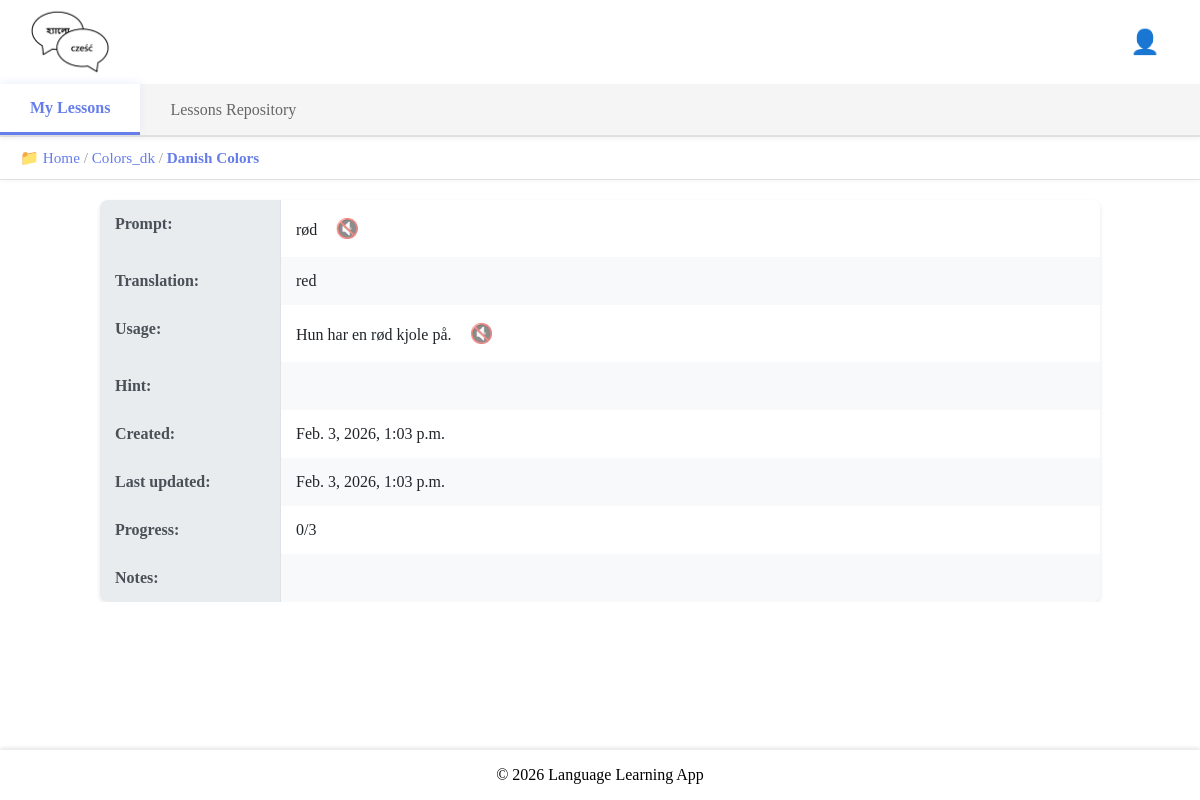
Before: /my-word-details/1759/ (signed in) with the older database file.
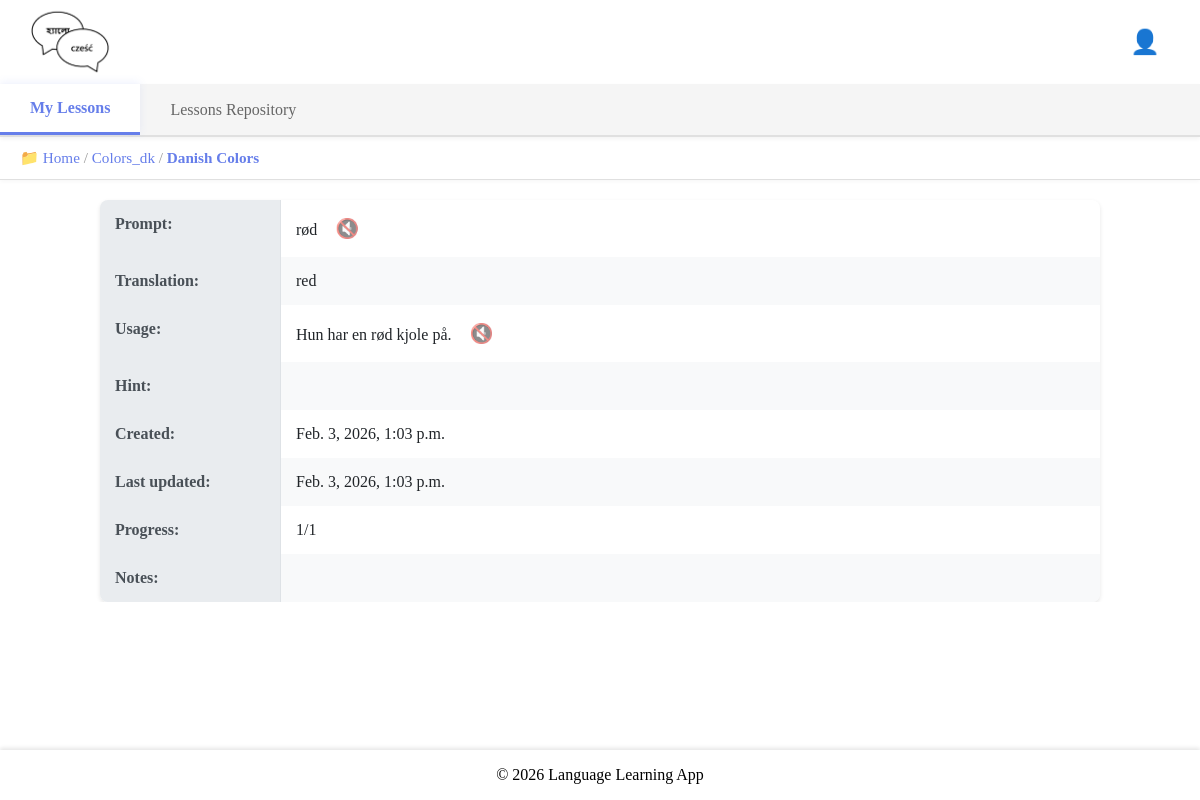
After: the same page with the newer database file.
### base/models.py (models this page shows, shortened)
class UserWord(models.Model):
    user_lesson = models.ForeignKey(
        UserLesson,
        on_delete=models.CASCADE,
        related_name="user_words",
    )
    word = models.ForeignKey(Word, on_delete=models.CASCADE)
    current_progress = models.PositiveIntegerField(default=0)
    notes = models.TextField(blank=True)
    class Meta:
        unique_together = ("user_lesson", "word")

class UserLesson(models.Model):
    user = models.ForeignKey(User, on_delete=models.CASCADE)
    lesson = models.ForeignKey(Lesson, on_delete=models.CASCADE)
    directory = models.ForeignKey(
        "UserDirectory",
        on_delete=models.SET_NULL,
        null=True,
        blank=True,
        related_name="lessons",
    )
    target_progress = models.PositiveIntegerField(
        default=3, validators=[MinValueValidator(1)]
    )
    practice_window = models.PositiveIntegerField(
        default=10, validators=[MinValueValidator(1)]
    )
    allowed_error_margin = models.PositiveIntegerField(
        default=0, validators=[MinValueValidator(0)]
    )
    class Meta:
        unique_together = ("user", "lesson")

class Word(models.Model):
    lesson = models.ForeignKey(Lesson, on_delete=models.CASCADE, related_name="words")
    prompt = models.CharField(max_length=255)
    translation = models.CharField(max_length=255)
    usage = models.TextField(blank=True)
    prompt_audio = models.FileField(upload_to="audio/prompts/", blank=True, null=True)
    usage_audio = models.FileField(upload_to="audio/usages/", blank=True, null=True)
    hint = models.CharField(max_length=255, blank=True)
    updated = models.DateTimeField(auto_now=True)
    created = models.DateTimeField(auto_now_add=True)
    def has_prompt_audio(self):
        return (
            self.prompt_audio
            and self.prompt_audio.name
            and os.path.isfile(self.prompt_audio.path)
        )
    def has_usage_audio(self):
        return (
            self.usage_audio
            and self.usage_audio.name
            and os.path.isfile(self.usage_audio.path)
        )

### base/views.py (the view)
@login_required(login_url="login")
def myWordDetails(request, my_word_id):
    myWord = UserWord.objects.select_related(
        "user_lesson", "user_lesson__user", "user_lesson__directory", "word"
    ).filter(id=my_word_id).first()
    if not myWord:
        return HttpResponse("You do not have this word in your lesson.", status=404)
    if (
        request.user.id != myWord.user_lesson.user.id
        and not request.user.is_superuser
    ):
        return HttpResponse("You are not allowed here!", status=403)
    current_directory = myWord.user_lesson.directory
    if not current_directory:
        current_directory = UserDirectory.get_or_create_root_directory(request.user)
    breadcrumb_path = current_directory.get_path()
    context = {
        "my_word": myWord,
        "current_directory": current_directory,
        "breadcrumb_path": breadcrumb_path,
        "breadcrumb_lesson": myWord.user_lesson,
    }
    return render(request, "base/authenticated/my_lessons/my_word_details.html", context)

### base/models.py (called while the page is built)
    def get_path(self):
        path = []
        current = self
        visited = set()
        while current is not None:
            if current.id in visited:
                break
            visited.add(current.id)
            path.insert(0, current)
            current = current.parent_directory
        return path

### base/templates/base/authenticated/my_lessons/my_word_details.html (shortened to what this page needs)
{% extends 'base/layouts/my_lessons_layout.html' %}
{% block tab_content %}
<div class="my-word-container">
    <div class="word-details-table">
        <div class="detail-row">
            <div class="detail-label">Prompt:</div>
            <div class="detail-content">
                {{ my_word.word.prompt }}
                {% if my_word.word.has_prompt_audio %}
                    <audio id="prompt_audio" src="{{ my_word.word.prompt_audio.url }}?v={{ my_word.word.updated|date:'U' }}"></audio>
                    <button type="button" class="audio-btn" onclick="document.getElementById('prompt_audio').play()" title="Play audio">🔊</button>
                {% else %}
                    <button type="button" class="audio-btn audio-disabled" disabled title="Audio not generated for this word">🔇</button>
                {% endif %}
            </div>
        </div>
        <div class="detail-row">
            <div class="detail-label">Translation:</div>
            <div class="detail-content">{{ my_word.word.translation }}</div>
        </div>
        <div class="detail-row">
            <div class="detail-label">Usage:</div>
            <div class="detail-content">
                {{ my_word.word.usage }}
                {% if my_word.word.has_usage_audio %}
                    <audio id="usage_audio" src="{{ my_word.word.usage_audio.url }}?v={{ my_word.word.updated|date:'U' }}"></audio>
                    <button type="button" class="audio-btn" onclick="document.getElementById('usage_audio').play()" title="Play audio">🔊</button>
                {% elif my_word.word.usage %}
                    <button type="button" class="audio-btn audio-disabled" disabled title="Audio not generated for this word">🔇</button>
                {% endif %}
            </div>
        </div>
        <div class="detail-row">
            <div class="detail-label">Hint:</div>
            <div class="detail-content">{{ my_word.word.hint }}</div>
        </div>
        <div class="detail-row">
            <div class="detail-label">Created:</div>
            <div class="detail-content">{{ my_word.word.created }}</div>
        </div>
        <div class="detail-row">
            <div class="detail-label">Last updated:</div>
            <div class="detail-content">{{ my_word.word.updated }}</div>
        </div>
        <div class="detail-row">
            <div class="detail-label">Progress:</div>
            <div class="detail-content">{{ my_word.current_progress }}/{{ my_word.user_lesson.target_progress }}</div>
        </div>
        <div class="detail-row">
            <div class="detail-label">Notes:</div>
            <div class="detail-content">{{ my_word.notes }}</div>
        </div>
    </div>
</div>
{% endblock tab_content %}

Changed rows visible on the page:
changed UserWord "rød": current_progress "0" → "1"; user_lesson.target_progress "3" → "1"
